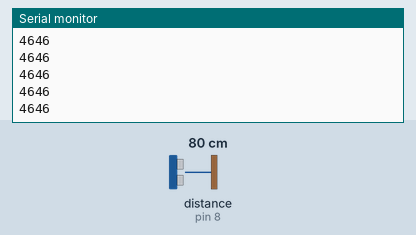
The sketch below on a simulated Arduino Uno, built with avr-gcc and run on an emulated ATmega328P. Parts: the last lines printed to the serial monitor. Wiring (inferred from the names in the program): ultrasonic range finder: trigger pin 9; echo pin 8. The inputs (shaded band) are chosen by the test bench; at power-on: distance to the obstacle (sensor on pin 8) 80 cm. The echo pulse lasts 58.3 µs per cm.

Above: at 1.2 s.
1.3 s: distance to the obstacle (sensor on pin 8) set to 2 cm
At 1.38 s:
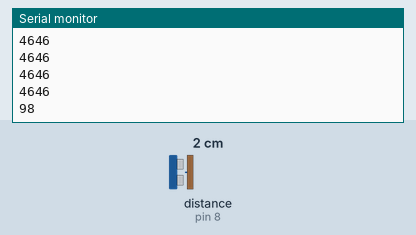
2.8 s: distance to the obstacle (sensor on pin 8) set to 4 cm
At 2.89 s:
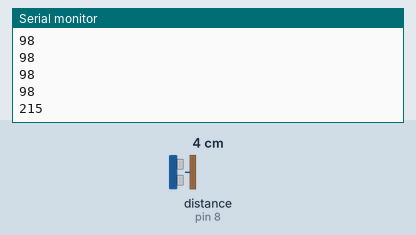
Timing chart, 0 to 5.8 s (numbered marks = the images above; inputs shaded):
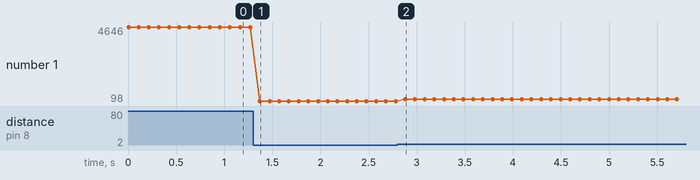

Measured:
- after the input at 1.3 s, the serial monitor: prints a new line after 0.07 s (image 1)
- after the input at 2.8 s, the serial monitor: prints a new line after 0.08 s (image 2)
- plotted number 1: 4646 → 98 after the input at 1.3 s, 98 → 215 after the input at 2.8 s

The sketch:

ultrasonic_arcade.ino
```cpp
const uint8_t kTriggerPin = 9;
const uint8_t kEchoPin = 8;

void setup() {
  Serial.begin(9600);
  pinMode(kTriggerPin, OUTPUT);
  pinMode(kEchoPin, INPUT);
  digitalWrite(kTriggerPin, LOW);
}

void loop() {
  digitalWrite(kTriggerPin, HIGH);
  delayMicroseconds(10);
  digitalWrite(kTriggerPin, LOW);

  const int duration = pulseIn(kEchoPin, HIGH);
  Serial.println(duration);

  delay(100);
}
```
